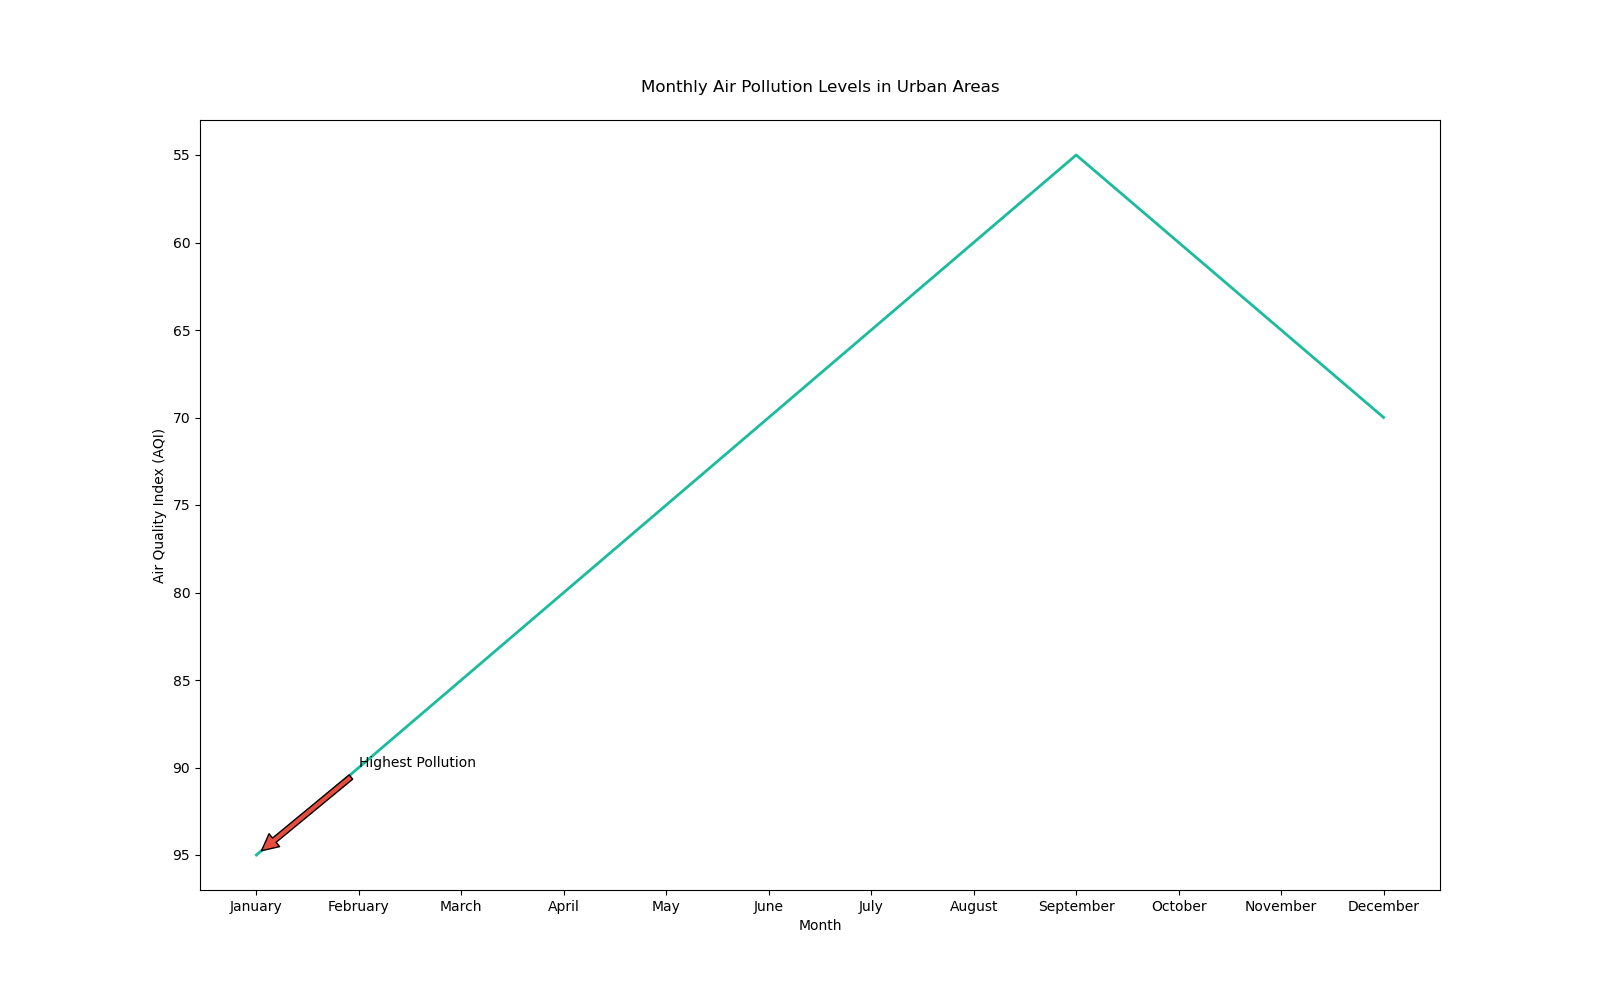

The script that drew this image:

import matplotlib.pyplot as plt

months = ['January', 'February', 'March', 'April', 'May', 'June', 
          'July', 'August', 'September', 'October', 'November', 'December']
pollution_levels = [95, 90, 85, 80, 75, 70, 65, 60, 55, 60, 65, 70]

plt.figure(figsize=(16, 10))

plt.plot(months, pollution_levels, color='#1ABC9C', linewidth=2)

plt.annotate('Highest Pollution', xy=('January', 95), xytext=('February', 90),
             arrowprops=dict(facecolor='#E74C3C', shrink=0.05))

plt.gca().invert_yaxis()

plt.title('Monthly Air Pollution Levels in Urban Areas', pad=20)
plt.xlabel('Month')
plt.ylabel('Air Quality Index (AQI)')

plt.show()
